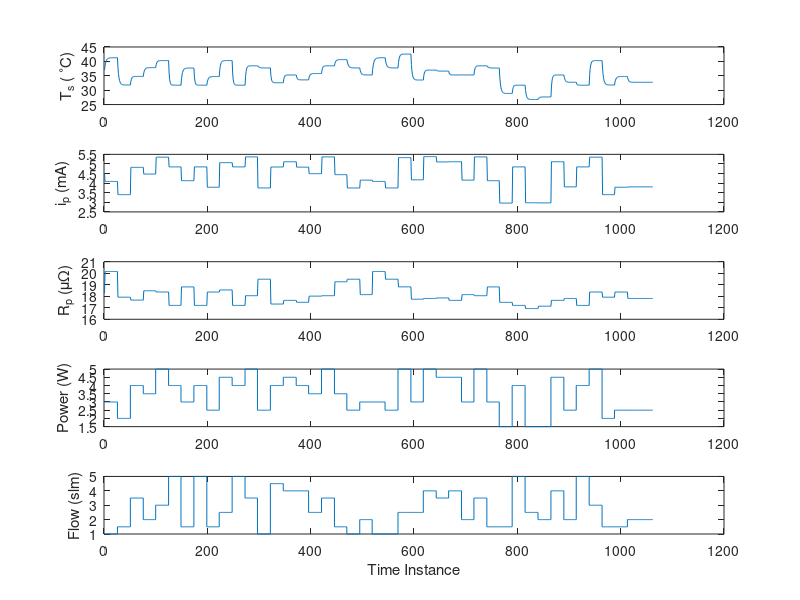

This chart was generated by the following MATLAB code: (Note: this script raises an error after producing the figure.)
clear all

% Get current directory
directory = pwd;

%%%%%%%%%%%%%%%%%%%%%%%%%%%%%%%%%%%%%%%%%%%%%%%%%%%%%%%%%%%%%%%%%%%%%%%%%%%
% LOAD COLLECTED DATA
%%%%%%%%%%%%%%%%%%%%%%%%%%%%%%%%%%%%%%%%%%%%%%%%%%%%%%%%%%%%%%%%%%%%%%%%%%%
% Choose if you want to overwrite the datasets
overwriteData = 1;

% Sampling time
Tsampling = 0.5;

% Load DAE data
data = load('DAE_data');

x1_data = data.xdVec(2,:)*300-273; % Ts in oC
x2_data = data.xaVec(1,:);         % ip in mA
x3_data = data.xaVec(3,:);         % Rp in 1e-5 Ohm
u1_data = data.uSequence(1,:);     % P_set in W
u2_data = data.uSequence(2,:);     % Flow in slm

% Plot the data to visualize it
figure(1)
subplot(5, 1, 1)
plot(x1_data)
ylabel('T_s ( ^\circC)')
subplot(5, 1, 2)
plot(x2_data)
ylabel('i_p (mA)')
subplot(5, 1, 3)
plot(x3_data)
ylabel('R_p (\mu\Omega)')
subplot(5, 1, 4)
stairs(u1_data)
ylabel('Power (W)')
subplot(5, 1, 5)
stairs(u2_data)
ylabel('Flow (slm)')
xlabel('Time Instance')


%%%%%%%%%%%%%%%%%%%%%%%%%%%%%%%%%%%%%%%%%%%%%%%%%%%%%%%%%%%%%%%%%%%%%%%%%%%
% IDENTIFY THE MODEL
%%%%%%%%%%%%%%%%%%%%%%%%%%%%%%%%%%%%%%%%%%%%%%%%%%%%%%%%%%%%%%%%%%%%%%%%%%%

% Translate to the origin
x1ss = mean(x1_data(1:5));     % Ts
x2ss = mean(x2_data(1:5));     % ip
x3ss = mean(x3_data(1:5));     % Rp
u1ss = mean(u1_data(1:5));     % P
u2ss = mean(u2_data(1:5));     % q

steadyStates = [x1ss, x2ss, x3ss, u1ss, u2ss];
disp(['Steady States = ', num2str(steadyStates)]);


% Work with deviation variables
x1data = x1_data -x1ss;
x2data = x2_data -x2ss;
x3data = x3_data -x3ss;
u1data = u1_data -u1ss;
u2data = u2_data -u2ss;


xdata = [x1data; x2data]';
udata = [u1data; u2data]';

subIDdata = iddata(xdata, udata, Tsampling);
Ndata = subIDdata.N;

modelOrder = size(xdata,2);
% opt = ssestOptions('OutputWeight', [1,0;0,1]);
% sys = ssest(subIDdata,modelOrder, 'DisturbanceModel', 'none', 'Form', 'canonical', 'Ts',Tsampling);
sys = n4sid(subIDdata, modelOrder, 'DisturbanceModel', 'none', 'Form', 'canonical', 'Ts',Tsampling);
% sys = ssregest(subIDdata,modelOrder, 'DisturbanceModel', 'none','Form', 'canonical', 'Ts',1.3);

A = sys.A;
B = sys.B; 
C = sys.C; 


%%%%%%%%%%%%%%%%%%%%%%%%%%%%%%%%%%%%%%%%%%%%%%%%%%%%%%%%%%%%%%%%%%%%%%%%%%%
% VERIFY THE MODEL GRAPHICALLY
%%%%%%%%%%%%%%%%%%%%%%%%%%%%%%%%%%%%%%%%%%%%%%%%%%%%%%%%%%%%%%%%%%%%%%%%%%%

simTime = 0:Tsampling:Tsampling*(size(udata,1)-1);
xCompare = lsim(sys, udata, simTime, xdata(1,:)');
wmaxTrain = max(xdata-xCompare);
wminTrain = min(xdata-xCompare);



%{
figure(2)
subplot(2,1,1)
plot(yCompare(:,1))
hold on
plot(ydata(:,1))
ylabel('Surface Tempearture/C')
subplot(2,1,2)
plot(yCompare(:,2))
hold on
plot(ydata(:,2))
ylabel('Intensity/ a.u.')
xlabel('Time Instance')
legend('Linear Model', 'Experimental Data')
%}

% opt = compareOptions('InitialCondition',ydata(1,:)');
opt = compareOptions('InitialCondition',xdata(1,:)');
figure(2)
compare(subIDdata, sys, opt)
xlabel('Time/s')
legend('Experimental Data', 'Linear Model')


%{
%%
%%%%%%%%%%%%%%%%%%%%%%%%%%%%%%%%%%%%%%%%%%%%%%%%%%%%%%%%%%%%%%%%%%%%%%%%%%%
% VALIDATE MODEL
%%%%%%%%%%%%%%%%%%%%%%%%%%%%%%%%%%%%%%%%%%%%%%%%%%%%%%%%%%%%%%%%%%%%%%%%%%%

% Load and clean the validation dataset
% dataFile = '/users/adbonzanini/Box Sync/Berkeley/Research/Experimental Data/Data_glass_metal/PI_Server_Out_2018-07-05_153054.004726-power_step_metal';
% dataValidation = csvread(dataFile,1, 0);
% dataValidation = dataValidation(1:end-50, :);

% Remove the rows of the dataset in which the oscilloscope malfunctioned
inds=find(dataValidation(:,8)>1e5);
dataValidation(inds,:)=[];
inds=find(dataValidation(:,7)>1e5);
dataValidation(inds,:)=[];

% Translate to the origin
y1ss = mean(dataValidation(1:10,3));     % Ts
y2ss = mean(dataValidation(1:10,27));     % Is
u1ss = mean(dataValidation(1:10,16));    % q
u2ss = mean(dataValidation(1:10,23));    % P

% Work with deviation variables
y1data = dataValidation(:,3)-y1ss;
y2data = dataValidation(:,27) - y2ss;
u1data = dataValidation(:,16)-u1ss;
u2data = dataValidation(:,23)-u2ss;


ydata = [y1data, y2data];
udata = [u1data, u2data];
subIDdataValidation = iddata(ydata, udata, 1.3);


yCompare = lsim(sys, udata, 0:1.3:1.3*size(udata,1)-1);
wmaxValidation = max(ydata-yCompare);
wminValidation = min(ydata-yCompare);
% yCompare = lsim(sys, udata, 0:1.3:1.3*size(udata,1)-1, ydata(1,:));
% figure(3)
% subplot(2,1,1)
% plot(yCompare(:,1))
% hold on
% plot(ydata(:,1))
% ylabel('Surface Tempearture/C')
% subplot(2,1,2)
% plot(yCompare(:,2))
% hold on
% plot(ydata(:,2))
% ylabel('Intensity/ a.u.')
% xlabel('Time Instance')
% legend('Linear Model', 'Experimental Data')

opt = compareOptions('InitialCondition',ydata(1,:)');
figure(3)
compare(subIDdataValidation, sys, opt)
xlabel('Time/s')
legend('Experimental Data', 'Linear Model')
%}

wmaxValidation = zeros(1,2);
wminValidation=zeros(1,2);
maxErrors = max([wmaxTrain;wmaxValidation], [], 1);
minErrors = min([wminTrain;wminValidation], [], 1);
disp(maxErrors)
disp(minErrors)

%%%%%%%%%%%%%%%%%%%%%%%%%%%%%%%%%%%%%%%%%%%%%%%%%%%%%%%%%%%%%%%%%%%%%%%%%%%
% SAVE
%%%%%%%%%%%%%%%%%%%%%%%%%%%%%%%%%%%%%%%%%%%%%%%%%%%%%%%%%%%%%%%%%%%%%%%%%%%

if overwriteData==1
    save('APPJmodelDAE', 'A', 'B', 'C', 'steadyStates', 'maxErrors', 'minErrors', 'xdata', 'udata', 'xCompare')
    warning('Datasets overwritten!')
    fprintf('\n')
end

cd(directory)
